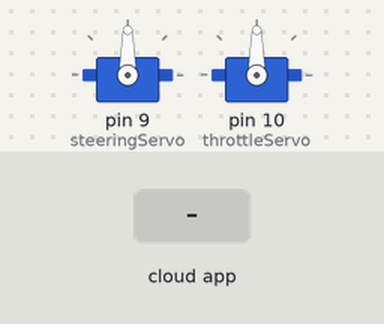
Simulated run of this sketch. Board: Arduino Uno, built with avr-gcc and run on an emulated ATmega328P. On the bench: 2 × servo. Inputs (shaded band) come from the test bench. The ROS host is connected and sends only what is stated.

Above: at 1.2 s.
1.3 s: the phone or cloud app sets cinnabar to 0
At 1.8 s:
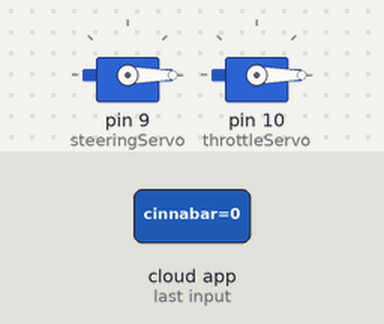
2.8 s: the phone or cloud app sets cinnabar to 45
At 3.2 s:
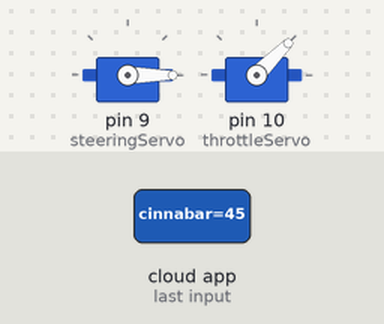
4.3 s: the phone or cloud app sets cinnabar to 90
At 5.5 s:
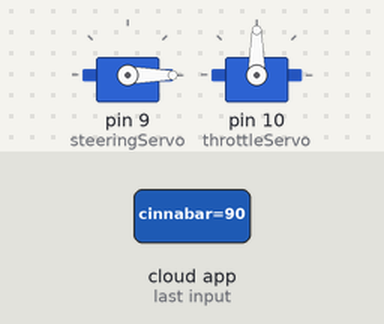
5.8 s: the phone or cloud app sets cinnabar to 180
At 7.1 s:
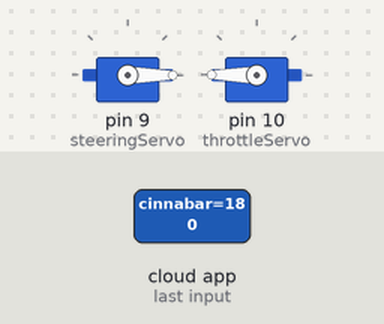
Timing chart, 0 to 8.3 s (numbered marks = the images above; inputs shaded):
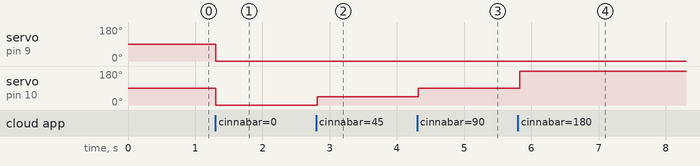

Measured:
- after the input at 1.3 s, servo on pin 9 (steeringServo), servo on pin 10 (throttleServo): 90° → 0° at once
- after the input at 2.8 s, servo on pin 10 (throttleServo): 0° → 45° at once
- after the input at 4.3 s, servo on pin 10 (throttleServo): 45° → 90° at once
- after the input at 5.8 s, servo on pin 10 (throttleServo): 90° → 180° at once

The sketch:

carControlROSNode.ino
```cpp
/*
 * rosserial Servo Control Example
 *
 * This sketch demonstrates the control of hobby R/C servos
 * using ROS and the arduiono
 *
 * For the full tutorial write up, visit
 * www.ros.org/wiki/rosserial_arduino_demos
 *
 * For more information on the Arduino Servo Library
 * Checkout :
 * http://www.arduino.cc/en/Reference/Servo
 */

#if defined(ARDUINO) && ARDUINO >= 100
#include "Arduino.h"
#else
#include <WProgram.h>
#endif

#include <Servo.h>
#include <ros.h>
#include <std_msgs/UInt32.h>

ros::NodeHandle n;

Servo steeringServo;
Servo throttleServo;

void servoCallback(const std_msgs::UInt32& msg){
  int throttleValue = msg.data % 1000;
  int steeringValue = (msg.data - throttleValue) / 1000;
  steeringServo.write(steeringValue);
  throttleServo.write(throttleValue);
}

ros::Subscriber<std_msgs::UInt32> sub("cinnabar", servoCallback);

void setup(){
  // opens serial port, sets data rate to 9600 Hz
  Serial.begin(9600);

  n.initNode();
  n.subscribe(sub);

  steeringServo.attach(9);
  throttleServo.attach(10);
}

void loop(){
  n.spinOnce();
  delay(100);
}
```
